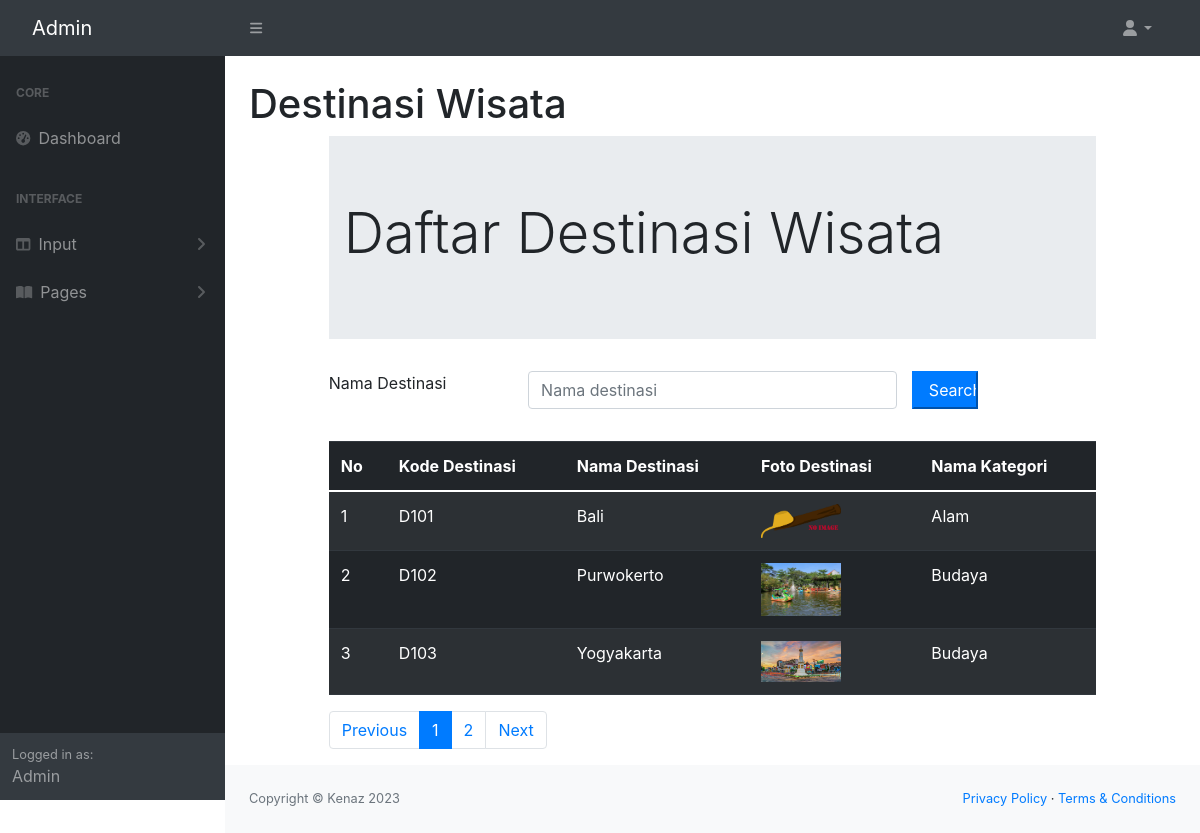
/admin/daftardestinasi.php, run on the app's committed database.
### tables this page shows
CREATE TABLE `destinasi` (
  `destinasiKODE` char(4) NOT NULL,
  `destinasiNAMA` varchar(120) NOT NULL,
  `destinasiKET` text NOT NULL,
  `destinasiFOTO` char(100) NOT NULL,
  `kategoriKODE` char(4) NOT NULL
);

CREATE TABLE `kategoriwisata` (
  `kategoriKODE` char(4) NOT NULL,
  `kategoriNAMA` char(25) NOT NULL,
  `kategoriKET` text NOT NULL,
  `kategoriREFERENCE` varchar(50) NOT NULL
);

### admin/daftardestinasi.php (the view, shortened to what this page needs)
<!doctype html>
<html>
<?php include "INCLUDE/head.php"?>
    <body class="sb-nav-fixed">
        <?php include "INCLUDE/menunav.php"?>
        <div id="layoutSidenav">
            <?php include "INCLUDE/menu.php"?>
            <div id="layoutSidenav_content">
                <main>
                    <div class="container-fluid px-4">
                        <h1 class="mt-4">Destinasi Wisata</h1>
    <?php
        include "include/config.php";
    ?>
    <head>
        <link rel="stylesheet" href="css/bootstrap.min.css">
        <link rel="stylesheet" href="https://cdnjs.cloudflare.com/ajax/libs/select2/4.0.13/css/select2.min.css">
        <link rel="stylesheet" href="https://cdn.jsdelivr.net/npm/bootstrap@4.0.0/dist/css/bootstrap.min.css">
        <link rel="stylesheet" href="https://cdn.jsdelivr.net/npm/bootstrap-icons@1.10.2/font/bootstrap-icons.css">
    </head>
    <body>
        <div class="row">
            <div class="col-sm-1"></div>
            <div class="col-sm-10">
                <div class="jumbotron jumbotron-fluid">
                    <div class="container">
                        <h1 class="display-4">Daftar Destinasi Wisata</h1>
                    </div>
                </div>
                <form method="POST">
                    <div class="form-group row mb-2">
                        <label for="Search" class="col-sm-3">Nama Destinasi</label>
                        <div class="col-sm-6">
                            <input type="text" name="Search" class="form-control" id="Search"
                            value="<?php if(isset($_POST["Search"])){echo $_POST["Search"];
                            }?>" placeholder="Nama destinasi">
                        </div>
                        <input type="submit" name="kirim" class="col-sm-1 btn-primary" value="Search">
                    </div>
                </form>
                <br>
                <table class="table table-dark table-striped">
                    <thead>
                        <tr>
                        <th scope="col">No</th>
                        <th scope="col">Kode Destinasi</th>
                        <th scope="col">Nama Destinasi</th>
                        <th scope="col">Foto Destinasi</th>
                        <th scope="col">Nama Kategori</th>
                        </tr>
                    </thead>
                    <tbody>
                        <?php
                            $jumlahtampilan = 3;
                            $halaman = (isset($_GET['page']))? $_GET['page'] : 1;
                            $mulaitampilan = ($halaman - 1) * $jumlahtampilan;
                            if(isset($_POST["kirim"])){
                                $Search = $_POST["Search"];
                                $query = mysqli_query($connection, "select * from destinasi, kategoriwisata where destinasi.kategorikode = kategoriwisata.kategorikode AND destinasiNAMA like'%".$Search."%';");
                            } else{
                                $query = mysqli_query($connection, "select * from destinasi, kategoriwisata where destinasi.kategorikode = kategoriwisata.kategorikode
                                limit $mulaitampilan, $jumlahtampilan;");
                            }
                            $nomor = 1;
                            while($row = mysqli_fetch_array($query)){
                        ?>
                        <tr>
                            <td>
                                <?php echo $mulaitampilan + $nomor;?>
                            </td>
                            <td><?php echo $row['destinasiKODE']; ?></td>
                            <td><?php echo $row['destinasiNAMA']; ?></td>
                            <td><?php if(is_file("images/".$row['destinasiFOTO']))
                                { ?>
                                    <img src="images/<?php echo $row['destinasiFOTO']?>" width="80">
                                <?php } else
                                    echo "<img src='images/noimage.png' width='80'>"
                                ?>
                            </td>
                            <td><?php echo $row['kategoriNAMA']; ?></td>
                            <?php
                                $nomor += 1;
                                }
                            ?>
                        </tr>
                    </tbody>
                </table>
                <?php
                    $query = mysqli_query($connection, "SELECT * FROM DESTINASI");
                    $jumlahrecord = mysqli_num_rows($query);
                    $jumlahpage = ceil($jumlahrecord / $jumlahtampilan);
                ?>
                <nav aria-label="Page navigation example">
                <ul class="pagination">
                    <li class="page-item"><a class="page-link" href="?page=<?php $nomorhal=1;
                    echo $nomorhal?>">Previous</a></li>
                    <?php for($nomorhal=1; $nomorhal<=$jumlahpage; $nomorhal++){ ?>
                    <li class="page-item">
                        <?php if($nomorhal!=$halaman) {?>
                            <a class="page-link" href="?page=<?php echo $nomorhal ?>"><?php echo $nomorhal ?></a>
                        <?php } else{ ?>
                            <li class="page-item active" aria-current="page">
                                <a class="page-link" href="?page=<?php echo $nomorhal;?>"><?php echo $nomorhal ?></a>
                            </li>
                        <?php } ?>
                    </li>
                    <?php } ?>
                    <li class="page-item"><a class="page-link" href="?page=<?php echo $nomorhal - 1; ?>">Next</a></li>
                </ul>
                </nav>
            </div>
        </div>
    </body>
                </main>
                <?php include "INCLUDE/footer.php"?>
            </div>
        </div>
    </body>
</html>

### data on the page
destinasi: destinasiKODE "D101", destinasiNAMA "Bali", kategoriwisata.kategoriNAMA "Alam"
destinasi: nomor "2", destinasiKODE "D102", destinasiNAMA "Purwokerto", destinasiFOTO (picture), kategoriwisata.kategoriNAMA "Budaya"
destinasi: nomor "3", destinasiKODE "D103", destinasiNAMA "Yogyakarta", destinasiFOTO (picture), kategoriwisata.kategoriNAMA "Budaya"
